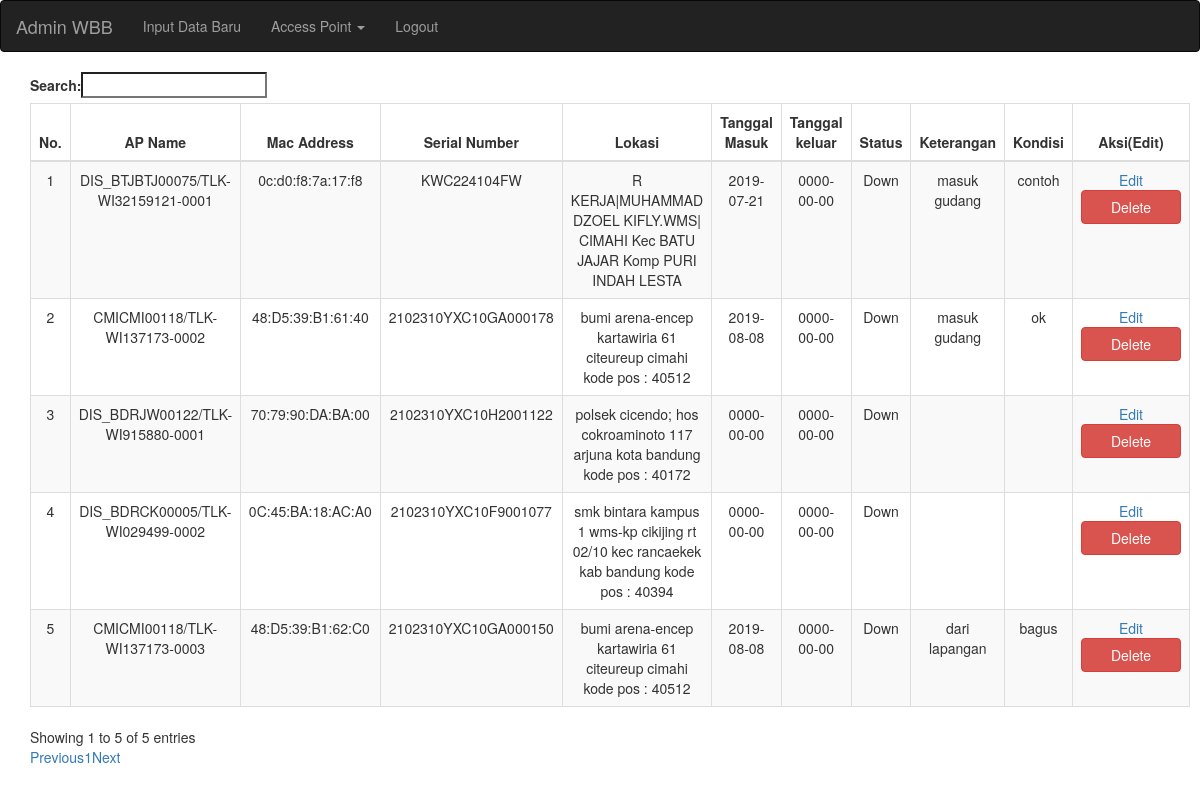
Page /apfisik.php (signed in) on the committed database.
### tables this page shows
CREATE TABLE `data` (
  `id` int(16) NOT NULL,
  `ap_name` varchar(100) NOT NULL,
  `mac_address` varchar(50) NOT NULL,
  `serial_number` varchar(50) NOT NULL,
  `lokasi` varchar(200) NOT NULL,
  `status` varchar(20) NOT NULL,
  `tanggal_masuk` date NOT NULL,
  `tanggal_keluar` date NOT NULL,
  `keterangan` varchar(100) NOT NULL,
  `kondisi` varchar(20) NOT NULL
);

### apfisik.php (the view, shortened to what this page needs)
<!DOCTYPE html>
<?php include "config.php"; ?>
<html>
<head>
	<link rel="stylesheet" href="https://maxcdn.bootstrapcdn.com/bootstrap/3.3.7/css/bootstrap.min.css">
</head>
<?php
	$i = 1;
	$query = mysqli_query($conn, "SELECT * FROM data INNER JOIN konfirm ON data.id = konfirm.id WHERE konfirmasi = 'Di GUDANG';");
?>
<body>
	<div>
        <nav class="navbar navbar-inverse">
  			<div class="container-fluid">
    		<div class="navbar-header">
      			<a class="navbar-brand" href="#">Admin WBB</a>
    		</div>
    			<ul class="nav navbar-nav">
      				<li><a href="insert.php">Input Data Baru</a></li>
      				<li class="dropdown">
        			<a class="dropdown-toggle" data-toggle="dropdown" href="#">Access Point
        			<span class="caret"></span></a>
      				</li>
      				<li><a href="logout.php">Logout</a></li>
    			</ul>
  			</div>
		</nav>
	<div class="container">
		<table id="example" class="table table-striped table-bordered" style="width:100%">
			<thead>
				<tr>
					<th style="width: 40px; text-align: center;">No.</th>
					<th style="width: 100px; text-align: center;">AP Name</th>
					<th style="width: 100px; text-align: center;">Mac Address</th>
					<th style="width: 100px; text-align: center;">Serial Number</th>
					<th style="width: 100px; text-align: center;">Lokasi</th>
					<th style="width: 100px; text-align: center;">Tanggal Masuk</th>
					<th style="width: 100px; text-align: center;">Tanggal keluar</th>
					<th style="width: 100px; text-align: center;">Status</th>
					<th style="width: 100px; text-align: center;">Keterangan</th>
					<th style="width: 500px; text-align: center;">Kondisi</th>
					<th style="width: 100px; text-align: center;">Aksi(Edit)</th>
				</tr>
			</thead>
			<tbody>
				<?php while ($key = mysqli_fetch_array($query)){?>
				<tr>
					<td style="text-align: center;"><?php echo $i; ?></td>
					<td style="text-align: center;"><?php echo $key['ap_name']; ?></td>
					<td style="text-align: center;"><?php echo $key['mac_address']; ?></td>
					<td style="text-align: center;"><?php echo $key['serial_number']; ?></td>
					<td style="text-align: center;"><?php echo $key['lokasi']; ?></td>
					<td style="text-align: center;"><?php echo $key['tanggal_masuk']; ?></td>
					<td style="text-align: center;"><?php echo $key['tanggal_keluar']; ?></td>
					<td style="text-align: center;"><?php echo $key['status']; ?></td>
					<td style="text-align: center;"><?php echo $key['keterangan']; ?></td>
					<td style="text-align: center;"><?php echo $key['kondisi']; ?></td>
					<td style="text-align: center;"><a href="edit.php?mac_address=<?php echo $key['mac_address']; ?>">Edit</a>
					<form action="act.php" method="post" accept-charset="utf-8">
						<input type="submit" name="delete" class="btn btn-danger aw" value="Delete">
					</form>
					</td>
				</tr>
				<?php $i++; }; ?>
			</tbody>
		</table>
	</div>
</body>
</html>

### apfisik.php (style rules this page uses)
.aw { width: 100px; }

### rows in the picture
data: ap_name "DIS_BTJBTJ00075/TLK-WI32159121-0001", mac_address "0c:d0:f8:7a:17:f8", serial_number "KWC224104FW", lokasi "R KERJA|MUHAMMAD DZOEL KIFLY.WMS| CIMAHI Kec BATU JAJAR Komp PURI INDAH LESTA", tanggal_masuk "2019-07-21", tanggal_keluar "0000-00-00", status "Down", keterangan "masuk gudang", kondisi "contoh"
data: ap_name "CMICMI00118/TLK-WI137173-0002", mac_address "48:D5:39:B1:61:40", serial_number "2102310YXC10GA000178", lokasi "bumi arena-encep kartawiria 61 citeureup cimahi kode pos : 40512", tanggal_masuk "2019-08-08", tanggal_keluar "0000-00-00", status "Down", keterangan "masuk gudang", kondisi "ok"
data: ap_name "DIS_BDRJW00122/TLK-WI915880-0001", mac_address "70:79:90:DA:BA:00", serial_number "2102310YXC10H2001122", lokasi "polsek cicendo; hos cokroaminoto 117 arjuna kota bandung kode pos : 40172", tanggal_masuk "0000-00-00", tanggal_keluar "0000-00-00", status "Down"
data: ap_name "DIS_BDRCK00005/TLK-WI029499-0002", mac_address "0C:45:BA:18:AC:A0", serial_number "2102310YXC10F9001077", lokasi "smk bintara kampus 1 wms-kp cikijing rt 02/10 kec rancaekek kab bandung kode pos : 40394", tanggal_masuk "0000-00-00", tanggal_keluar "0000-00-00", status "Down"
data: ap_name "CMICMI00118/TLK-WI137173-0003", mac_address "48:D5:39:B1:62:C0", serial_number "2102310YXC10GA000150", lokasi "bumi arena-encep kartawiria 61 citeureup cimahi kode pos : 40512", tanggal_masuk "2019-08-08", tanggal_keluar "0000-00-00", status "Down", keterangan "dari lapangan", kondisi "bagus"
